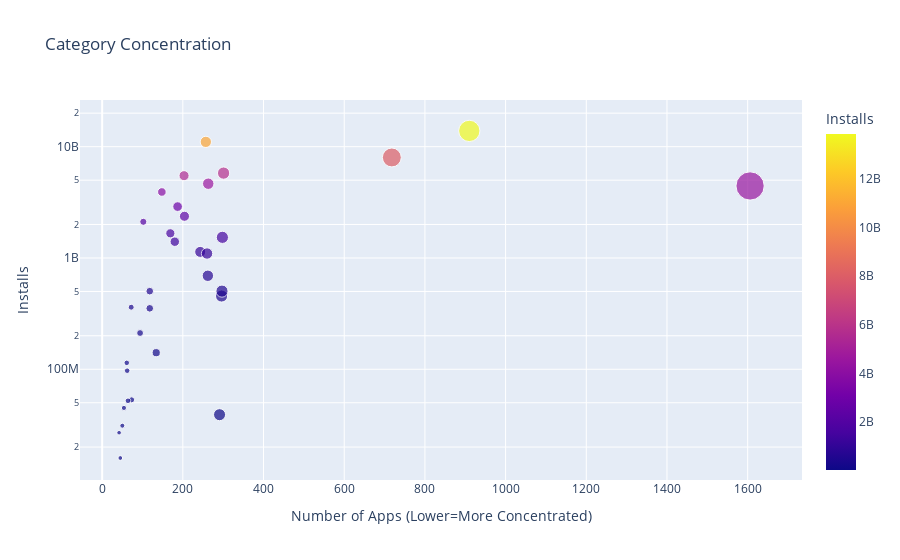

This figure's notebook cell:
### Code cell
scatter = px.scatter(cat_merged_df, # data
                    x='App', # column name
                    y='Installs',
                    title='Category Concentration',
                    size='App',
                    hover_name=cat_merged_df.index,
                    color='Installs')
    
scatter.update_layout(xaxis_title="Number of Apps (Lower=More Concentrated)",
                        yaxis_title="Installs",
                        yaxis=dict(type='log'))
    
scatter.show()

### Figure 1 — Plotly figure (JSON) as saved in the notebook; plotly's stock layout.template omitted (floating-point values rounded to 4 significant figures)
{"data": [{"hovertemplate": "<b>%{hovertext}</b><br><br>App=%{marker.size}<br>Installs=%{marker.color}<extra></extra>", "hovertext": ["ART_AND_DESIGN", "AUTO_AND_VEHICLES", "BEAUTY", "BOOKS_AND_REFERENCE", "BUSINESS", "COMICS", "COMMUNICATION", "DATING", "EDUCATION", "ENTERTAINMENT", "EVENTS", "FAMILY", "FINANCE", "FOOD_AND_DRINK", "GAME", "HEALTH_AND_FITNESS", "HOUSE_AND_HOME", "LIBRARIES_AND_DEMO", "LIFESTYLE", "MAPS_AND_NAVIGATION", "MEDICAL", "NEWS_AND_MAGAZINES", "PARENTING", "PERSONALIZATION", "PHOTOGRAPHY", "PRODUCTIVITY", "SHOPPING", "SOCIAL", "SPORTS", "TOOLS", "TRAVEL_AND_LOCAL", "VIDEO_PLAYERS", "WEATHER"], "legendgroup": "", "marker": {"color": [114233100, 53129800, 26916200, 1665791655, 692018120, 44931100, 11039241530, 140912410, 352852000, 2113660000, 15949410, 4437554490, 455249400, 211677750, 13858762717, 1134006220, 97082000, 52083000, 503611120, 503267560, 39062676, 2369110650, 31116110, 1532352930, 4649143130, 5788070180, 1400331540, 5487841475, 1096431465, 7999724500, 2894859300, 3916897200, 361096500], "coloraxis": "coloraxis", "size": [61, 73, 42, 169, 262, 54, 257, 134, 118, 102, 45, 1606, 296, 94, 910, 243, 62, 64, 297, 118, 291, 204, 50, 298, 263, 301, 180, 203, 260, 718, 187, 148, 72], "sizemode": "area", "sizeref": 4.015, "symbol": "circle"}, "mode": "markers", "name": "", "orientation": "v", "showlegend": false, "type": "scatter", "x": [61, 73, 42, 169, 262, 54, 257, 134, 118, 102, 45, 1606, 296, 94, 910, 243, 62, 64, 297, 118, 291, 204, 50, 298, 263, 301, 180, 203, 260, 718, 187, 148, 72], "xaxis": "x", "y": [114233100, 53129800, 26916200, 1665791655, 692018120, 44931100, 11039241530, 140912410, 352852000, 2113660000, 15949410, 4437554490, 455249400, 211677750, 13858762717, 1134006220, 97082000, 52083000, 503611120, 503267560, 39062676, 2369110650, 31116110, 1532352930, 4649143130, 5788070180, 1400331540, 5487841475, 1096431465, 7999724500, 2894859300, 3916897200, 361096500], "yaxis": "y"}], "layout": {"coloraxis": {"colorbar": {"title": {"text": "Installs"}}, "colorscale": [[0, "#0d0887"], [0.1111, "#46039f"], [0.2222, "#7201a8"], [0.3333, "#9c179e"], [0.4444, "#bd3786"], [0.5556, "#d8576b"], [0.6667, "#ed7953"], [0.7778, "#fb9f3a"], [0.8889, "#fdca26"], [1, "#f0f921"]]}, "legend": {"itemsizing": "constant", "tracegroupgap": 0}, "title": {"text": "Category Concentration"}, "xaxis": {"anchor": "y", "domain": [0, 1], "title": {"text": "Number of Apps (Lower=More Concentrated)"}}, "yaxis": {"anchor": "x", "domain": [0, 1], "title": {"text": "Installs"}, "type": "log"}}}
